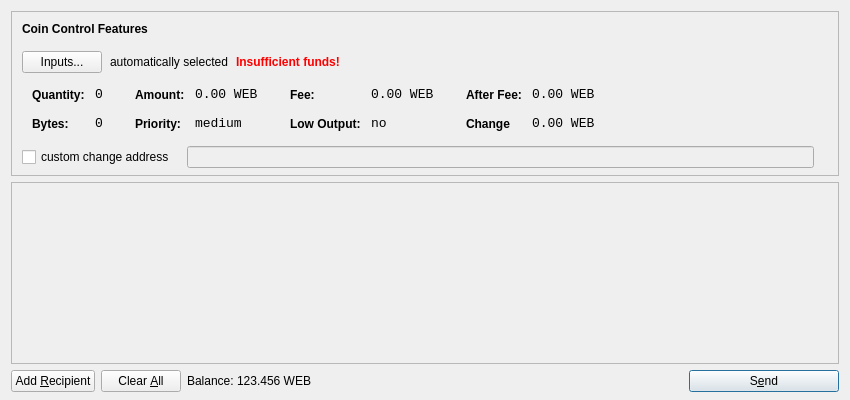
<?xml version="1.0" encoding="UTF-8"?>
<ui version="4.0">
 <class>SendCoinsDialog</class>
 <widget class="QDialog" name="SendCoinsDialog">
  <property name="geometry">
   <rect>
    <x>0</x>
    <y>0</y>
    <width>850</width>
    <height>400</height>
   </rect>
  </property>
  <property name="windowTitle">
   <string>Send Coins</string>
  </property>
  <layout class="QVBoxLayout" name="verticalLayout" stretch="0,1,0">
   <property name="bottomMargin">
    <number>8</number>
   </property>
   <item>
    <widget class="QFrame" name="frameCoinControl">
     <property name="sizePolicy">
      <sizepolicy hsizetype="Expanding" vsizetype="Expanding">
       <horstretch>0</horstretch>
       <verstretch>0</verstretch>
      </sizepolicy>
     </property>
     <property name="maximumSize">
      <size>
       <width>16777215</width>
       <height>16777215</height>
      </size>
     </property>
     <property name="frameShape">
      <enum>QFrame::StyledPanel</enum>
     </property>
     <property name="frameShadow">
      <enum>QFrame::Sunken</enum>
     </property>
     <layout class="QVBoxLayout" name="verticalLayoutCoinControl2">
      <property name="spacing">
       <number>-1</number>
      </property>
      <property name="leftMargin">
       <number>0</number>
      </property>
      <property name="topMargin">
       <number>0</number>
      </property>
      <property name="rightMargin">
       <number>0</number>
      </property>
      <property name="bottomMargin">
       <number>6</number>
      </property>
      <item>
       <layout class="QVBoxLayout" name="verticalLayoutCoinControl" stretch="0,0,0,0,1">
        <property name="spacing">
         <number>0</number>
        </property>
        <property name="leftMargin">
         <number>10</number>
        </property>
        <property name="topMargin">
         <number>10</number>
        </property>
        <item>
         <layout class="QHBoxLayout" name="horizontalLayoutCoinControl1">
          <property name="bottomMargin">
           <number>15</number>
          </property>
          <item>
           <widget class="QLabel" name="labelCoinControlFeatures">
            <property name="sizePolicy">
             <sizepolicy hsizetype="Preferred" vsizetype="Maximum">
              <horstretch>0</horstretch>
              <verstretch>0</verstretch>
             </sizepolicy>
            </property>
            <property name="font">
             <font>
              <weight>75</weight>
              <bold>true</bold>
             </font>
            </property>
            <property name="styleSheet">
             <string notr="true">font-weight:bold;</string>
            </property>
            <property name="text">
             <string>Coin Control Features</string>
            </property>
           </widget>
          </item>
         </layout>
        </item>
        <item>
         <layout class="QHBoxLayout" name="horizontalLayoutCoinControl2" stretch="0,0,0,0">
          <property name="spacing">
           <number>8</number>
          </property>
          <property name="bottomMargin">
           <number>10</number>
          </property>
          <item>
           <widget class="QPushButton" name="pushButtonCoinControl">
            <property name="styleSheet">
             <string notr="true"/>
            </property>
            <property name="text">
             <string>Inputs...</string>
            </property>
           </widget>
          </item>
          <item>
           <widget class="QLabel" name="labelCoinControlAutomaticallySelected">
            <property name="text">
             <string>automatically selected</string>
            </property>
            <property name="margin">
             <number>5</number>
            </property>
           </widget>
          </item>
          <item>
           <widget class="QLabel" name="labelCoinControlInsuffFunds">
            <property name="font">
             <font>
              <weight>75</weight>
              <bold>true</bold>
             </font>
            </property>
            <property name="styleSheet">
             <string notr="true">color:red;font-weight:bold;</string>
            </property>
            <property name="text">
             <string>Insufficient funds!</string>
            </property>
            <property name="margin">
             <number>5</number>
            </property>
           </widget>
          </item>
          <item>
           <spacer name="horizontalSpacerCoinControl">
            <property name="orientation">
             <enum>Qt::Horizontal</enum>
            </property>
            <property name="sizeHint" stdset="0">
             <size>
              <width>40</width>
              <height>1</height>
             </size>
            </property>
           </spacer>
          </item>
         </layout>
        </item>
        <item>
         <widget class="QWidget" name="widgetCoinControl" native="true">
          <property name="sizePolicy">
           <sizepolicy hsizetype="Preferred" vsizetype="Preferred">
            <horstretch>0</horstretch>
            <verstretch>0</verstretch>
           </sizepolicy>
          </property>
          <property name="minimumSize">
           <size>
            <width>0</width>
            <height>0</height>
           </size>
          </property>
          <property name="styleSheet">
           <string notr="true"/>
          </property>
          <layout class="QHBoxLayout" name="horizontalLayoutCoinControl5">
           <property name="margin">
            <number>0</number>
           </property>
           <item>
            <layout class="QHBoxLayout" name="horizontalLayoutCoinControl3" stretch="0,0,0,1">
             <property name="spacing">
              <number>20</number>
             </property>
             <property name="topMargin">
              <number>0</number>
             </property>
             <property name="bottomMargin">
              <number>10</number>
             </property>
             <item>
              <layout class="QFormLayout" name="formLayoutCoinControl1">
               <property name="horizontalSpacing">
                <number>10</number>
               </property>
               <property name="verticalSpacing">
                <number>14</number>
               </property>
               <property name="leftMargin">
                <number>10</number>
               </property>
               <property name="topMargin">
                <number>4</number>
               </property>
               <property name="rightMargin">
                <number>6</number>
               </property>
               <item row="0" column="0">
                <widget class="QLabel" name="labelCoinControlQuantityText">
                 <property name="styleSheet">
                  <string notr="true">font-weight:bold;</string>
                 </property>
                 <property name="text">
                  <string>Quantity:</string>
                 </property>
                 <property name="margin">
                  <number>0</number>
                 </property>
                </widget>
               </item>
               <item row="0" column="1">
                <widget class="QLabel" name="labelCoinControlQuantity">
                 <property name="font">
                  <font>
                   <family>Monospace</family>
                   <pointsize>10</pointsize>
                  </font>
                 </property>
                 <property name="cursor">
                  <cursorShape>IBeamCursor</cursorShape>
                 </property>
                 <property name="contextMenuPolicy">
                  <enum>Qt::ActionsContextMenu</enum>
                 </property>
                 <property name="text">
                  <string>0</string>
                 </property>
                 <property name="margin">
                  <number>0</number>
                 </property>
                 <property name="textInteractionFlags">
                  <set>Qt::LinksAccessibleByMouse|Qt::TextSelectableByKeyboard|Qt::TextSelectableByMouse</set>
                 </property>
                </widget>
               </item>
               <item row="1" column="0">
                <widget class="QLabel" name="labelCoinControlBytesText">
                 <property name="styleSheet">
                  <string notr="true">font-weight:bold;</string>
                 </property>
                 <property name="text">
                  <string>Bytes:</string>
                 </property>
                </widget>
               </item>
               <item row="1" column="1">
                <widget class="QLabel" name="labelCoinControlBytes">
                 <property name="font">
                  <font>
                   <family>Monospace</family>
                   <pointsize>10</pointsize>
                  </font>
                 </property>
                 <property name="cursor">
                  <cursorShape>IBeamCursor</cursorShape>
                 </property>
                 <property name="contextMenuPolicy">
                  <enum>Qt::ActionsContextMenu</enum>
                 </property>
                 <property name="text">
                  <string>0</string>
                 </property>
                 <property name="textInteractionFlags">
                  <set>Qt::LinksAccessibleByMouse|Qt::TextSelectableByKeyboard|Qt::TextSelectableByMouse</set>
                 </property>
                </widget>
               </item>
              </layout>
             </item>
             <item>
              <layout class="QFormLayout" name="formLayoutCoinControl2">
               <property name="horizontalSpacing">
                <number>10</number>
               </property>
               <property name="verticalSpacing">
                <number>14</number>
               </property>
               <property name="leftMargin">
                <number>6</number>
               </property>
               <property name="topMargin">
                <number>4</number>
               </property>
               <property name="rightMargin">
                <number>6</number>
               </property>
               <item row="0" column="0">
                <widget class="QLabel" name="labelCoinControlAmountText">
                 <property name="styleSheet">
                  <string notr="true">font-weight:bold;</string>
                 </property>
                 <property name="text">
                  <string>Amount:</string>
                 </property>
                 <property name="margin">
                  <number>0</number>
                 </property>
                </widget>
               </item>
               <item row="0" column="1">
                <widget class="QLabel" name="labelCoinControlAmount">
                 <property name="font">
                  <font>
                   <family>Monospace</family>
                   <pointsize>10</pointsize>
                  </font>
                 </property>
                 <property name="cursor">
                  <cursorShape>IBeamCursor</cursorShape>
                 </property>
                 <property name="contextMenuPolicy">
                  <enum>Qt::ActionsContextMenu</enum>
                 </property>
                 <property name="text">
                  <string>0.00 WEB</string>
                 </property>
                 <property name="textInteractionFlags">
                  <set>Qt::LinksAccessibleByMouse|Qt::TextSelectableByKeyboard|Qt::TextSelectableByMouse</set>
                 </property>
                </widget>
               </item>
               <item row="1" column="0">
                <widget class="QLabel" name="labelCoinControlPriorityText">
                 <property name="styleSheet">
                  <string notr="true">font-weight:bold;</string>
                 </property>
                 <property name="text">
                  <string>Priority:</string>
                 </property>
                </widget>
               </item>
               <item row="1" column="1">
                <widget class="QLabel" name="labelCoinControlPriority">
                 <property name="font">
                  <font>
                   <family>Monospace</family>
                   <pointsize>10</pointsize>
                  </font>
                 </property>
                 <property name="cursor">
                  <cursorShape>IBeamCursor</cursorShape>
                 </property>
                 <property name="contextMenuPolicy">
                  <enum>Qt::ActionsContextMenu</enum>
                 </property>
                 <property name="text">
                  <string>medium</string>
                 </property>
                 <property name="textInteractionFlags">
                  <set>Qt::LinksAccessibleByMouse|Qt::TextSelectableByKeyboard|Qt::TextSelectableByMouse</set>
                 </property>
                </widget>
               </item>
              </layout>
             </item>
             <item>
              <layout class="QFormLayout" name="formLayoutCoinControl3">
               <property name="horizontalSpacing">
                <number>10</number>
               </property>
               <property name="verticalSpacing">
                <number>14</number>
               </property>
               <property name="leftMargin">
                <number>6</number>
               </property>
               <property name="topMargin">
                <number>4</number>
               </property>
               <property name="rightMargin">
                <number>6</number>
               </property>
               <item row="0" column="0">
                <widget class="QLabel" name="labelCoinControlFeeText">
                 <property name="styleSheet">
                  <string notr="true">font-weight:bold;</string>
                 </property>
                 <property name="text">
                  <string>Fee:</string>
                 </property>
                 <property name="margin">
                  <number>0</number>
                 </property>
                </widget>
               </item>
               <item row="0" column="1">
                <widget class="QLabel" name="labelCoinControlFee">
                 <property name="font">
                  <font>
                   <family>Monospace</family>
                   <pointsize>10</pointsize>
                  </font>
                 </property>
                 <property name="cursor">
                  <cursorShape>IBeamCursor</cursorShape>
                 </property>
                 <property name="contextMenuPolicy">
                  <enum>Qt::ActionsContextMenu</enum>
                 </property>
                 <property name="text">
                  <string>0.00 WEB</string>
                 </property>
                 <property name="textInteractionFlags">
                  <set>Qt::LinksAccessibleByMouse|Qt::TextSelectableByKeyboard|Qt::TextSelectableByMouse</set>
                 </property>
                </widget>
               </item>
               <item row="1" column="0">
                <widget class="QLabel" name="labelCoinControlLowOutputText">
                 <property name="styleSheet">
                  <string notr="true">font-weight:bold;</string>
                 </property>
                 <property name="text">
                  <string>Low Output:</string>
                 </property>
                </widget>
               </item>
               <item row="1" column="1">
                <widget class="QLabel" name="labelCoinControlLowOutput">
                 <property name="font">
                  <font>
                   <family>Monospace</family>
                   <pointsize>10</pointsize>
                  </font>
                 </property>
                 <property name="cursor">
                  <cursorShape>IBeamCursor</cursorShape>
                 </property>
                 <property name="contextMenuPolicy">
                  <enum>Qt::ActionsContextMenu</enum>
                 </property>
                 <property name="text">
                  <string>no</string>
                 </property>
                 <property name="textInteractionFlags">
                  <set>Qt::LinksAccessibleByMouse|Qt::TextSelectableByKeyboard|Qt::TextSelectableByMouse</set>
                 </property>
                </widget>
               </item>
              </layout>
             </item>
             <item>
              <layout class="QFormLayout" name="formLayoutCoinControl4">
               <property name="horizontalSpacing">
                <number>10</number>
               </property>
               <property name="verticalSpacing">
                <number>14</number>
               </property>
               <property name="leftMargin">
                <number>6</number>
               </property>
               <property name="topMargin">
                <number>4</number>
               </property>
               <property name="rightMargin">
                <number>6</number>
               </property>
               <item row="0" column="0">
                <widget class="QLabel" name="labelCoinControlAfterFeeText">
                 <property name="styleSheet">
                  <string notr="true">font-weight:bold;</string>
                 </property>
                 <property name="text">
                  <string>After Fee:</string>
                 </property>
                 <property name="margin">
                  <number>0</number>
                 </property>
                </widget>
               </item>
               <item row="0" column="1">
                <widget class="QLabel" name="labelCoinControlAfterFee">
                 <property name="font">
                  <font>
                   <family>Monospace</family>
                   <pointsize>10</pointsize>
                  </font>
                 </property>
                 <property name="cursor">
                  <cursorShape>IBeamCursor</cursorShape>
                 </property>
                 <property name="contextMenuPolicy">
                  <enum>Qt::ActionsContextMenu</enum>
                 </property>
                 <property name="text">
                  <string>0.00 WEB</string>
                 </property>
                 <property name="textInteractionFlags">
                  <set>Qt::LinksAccessibleByMouse|Qt::TextSelectableByKeyboard|Qt::TextSelectableByMouse</set>
                 </property>
                </widget>
               </item>
               <item row="1" column="0">
                <widget class="QLabel" name="labelCoinControlChangeText">
                 <property name="styleSheet">
                  <string notr="true">font-weight:bold;</string>
                 </property>
                 <property name="text">
                  <string>Change</string>
                 </property>
                </widget>
               </item>
               <item row="1" column="1">
                <widget class="QLabel" name="labelCoinControlChange">
                 <property name="font">
                  <font>
                   <family>Monospace</family>
                   <pointsize>10</pointsize>
                  </font>
                 </property>
                 <property name="cursor">
                  <cursorShape>IBeamCursor</cursorShape>
                 </property>
                 <property name="contextMenuPolicy">
                  <enum>Qt::ActionsContextMenu</enum>
                 </property>
                 <property name="text">
                  <string>0.00 WEB</string>
                 </property>
                 <property name="textInteractionFlags">
                  <set>Qt::LinksAccessibleByMouse|Qt::TextSelectableByKeyboard|Qt::TextSelectableByMouse</set>
                 </property>
                </widget>
               </item>
              </layout>
             </item>
            </layout>
           </item>
          </layout>
         </widget>
        </item>
        <item>
         <layout class="QHBoxLayout" name="horizontalLayoutCoinControl4" stretch="0,0,0">
          <property name="spacing">
           <number>12</number>
          </property>
          <property name="sizeConstraint">
           <enum>QLayout::SetDefaultConstraint</enum>
          </property>
          <property name="topMargin">
           <number>5</number>
          </property>
          <property name="rightMargin">
           <number>5</number>
          </property>
          <item>
           <widget class="QCheckBox" name="checkBoxCoinControlChange">
            <property name="text">
             <string>custom change address</string>
            </property>
           </widget>
          </item>
          <item>
           <widget class="QLineEdit" name="lineEditCoinControlChange">
            <property name="enabled">
             <bool>false</bool>
            </property>
            <property name="sizePolicy">
             <sizepolicy hsizetype="Expanding" vsizetype="Fixed">
              <horstretch>0</horstretch>
              <verstretch>0</verstretch>
             </sizepolicy>
            </property>
           </widget>
          </item>
          <item>
           <widget class="QLabel" name="labelCoinControlChangeLabel">
            <property name="sizePolicy">
             <sizepolicy hsizetype="Preferred" vsizetype="Expanding">
              <horstretch>0</horstretch>
              <verstretch>0</verstretch>
             </sizepolicy>
            </property>
            <property name="minimumSize">
             <size>
              <width>0</width>
              <height>0</height>
             </size>
            </property>
            <property name="text">
             <string/>
            </property>
            <property name="margin">
             <number>3</number>
            </property>
           </widget>
          </item>
         </layout>
        </item>
        <item>
         <spacer name="verticalSpacerCoinControl">
          <property name="orientation">
           <enum>Qt::Vertical</enum>
          </property>
          <property name="sizeHint" stdset="0">
           <size>
            <width>800</width>
            <height>1</height>
           </size>
          </property>
         </spacer>
        </item>
       </layout>
      </item>
     </layout>
    </widget>
   </item>
   <item>
    <widget class="QScrollArea" name="scrollArea">
     <property name="widgetResizable">
      <bool>true</bool>
     </property>
     <widget class="QWidget" name="scrollAreaWidgetContents">
      <property name="geometry">
       <rect>
        <x>0</x>
        <y>0</y>
        <width>830</width>
        <height>165</height>
       </rect>
      </property>
      <layout class="QVBoxLayout" name="verticalLayout_2">
       <property name="margin">
        <number>0</number>
       </property>
       <item>
        <layout class="QVBoxLayout" name="entries">
         <property name="spacing">
          <number>6</number>
         </property>
        </layout>
       </item>
       <item>
        <spacer name="verticalSpacer">
         <property name="orientation">
          <enum>Qt::Vertical</enum>
         </property>
         <property name="sizeHint" stdset="0">
          <size>
           <width>20</width>
           <height>40</height>
          </size>
         </property>
        </spacer>
       </item>
      </layout>
     </widget>
    </widget>
   </item>
   <item>
    <layout class="QHBoxLayout" name="horizontalLayout">
     <item>
      <widget class="QPushButton" name="addButton">
       <property name="toolTip">
        <string>Send to multiple recipients at once</string>
       </property>
       <property name="text">
        <string>Add &amp;Recipient</string>
       </property>
       <property name="icon">
        <iconset resource="../bitcoin.qrc">
         <normaloff>:/icons/add</normaloff>:/icons/add</iconset>
       </property>
       <property name="autoDefault">
        <bool>false</bool>
       </property>
      </widget>
     </item>
     <item>
      <widget class="QPushButton" name="clearButton">
       <property name="sizePolicy">
        <sizepolicy hsizetype="Minimum" vsizetype="Fixed">
         <horstretch>0</horstretch>
         <verstretch>0</verstretch>
        </sizepolicy>
       </property>
       <property name="toolTip">
        <string>Remove all transaction fields</string>
       </property>
       <property name="text">
        <string>Clear &amp;All</string>
       </property>
       <property name="icon">
        <iconset resource="../bitcoin.qrc">
         <normaloff>:/icons/remove</normaloff>:/icons/remove</iconset>
       </property>
       <property name="autoRepeatDelay">
        <number>300</number>
       </property>
       <property name="autoDefault">
        <bool>false</bool>
       </property>
      </widget>
     </item>
     <item>
      <layout class="QHBoxLayout" name="horizontalLayout_2">
       <property name="spacing">
        <number>3</number>
       </property>
       <item>
        <widget class="QLabel" name="label">
         <property name="sizePolicy">
          <sizepolicy hsizetype="Preferred" vsizetype="Fixed">
           <horstretch>0</horstretch>
           <verstretch>0</verstretch>
          </sizepolicy>
         </property>
         <property name="text">
          <string>Balance:</string>
         </property>
        </widget>
       </item>
       <item>
        <widget class="QLabel" name="labelBalance">
         <property name="sizePolicy">
          <sizepolicy hsizetype="Preferred" vsizetype="Fixed">
           <horstretch>0</horstretch>
           <verstretch>0</verstretch>
          </sizepolicy>
         </property>
         <property name="cursor">
          <cursorShape>IBeamCursor</cursorShape>
         </property>
         <property name="text">
          <string>123.456 WEB</string>
         </property>
         <property name="textInteractionFlags">
          <set>Qt::LinksAccessibleByMouse|Qt::TextSelectableByKeyboard|Qt::TextSelectableByMouse</set>
         </property>
        </widget>
       </item>
      </layout>
     </item>
     <item>
      <spacer name="horizontalSpacer">
       <property name="orientation">
        <enum>Qt::Horizontal</enum>
       </property>
       <property name="sizeHint" stdset="0">
        <size>
         <width>40</width>
         <height>20</height>
        </size>
       </property>
      </spacer>
     </item>
     <item>
      <widget class="QPushButton" name="sendButton">
       <property name="minimumSize">
        <size>
         <width>150</width>
         <height>0</height>
        </size>
       </property>
       <property name="toolTip">
        <string>Confirm the send action</string>
       </property>
       <property name="text">
        <string>S&amp;end</string>
       </property>
       <property name="icon">
        <iconset resource="../bitcoin.qrc">
         <normaloff>:/icons/send</normaloff>:/icons/send</iconset>
       </property>
       <property name="default">
        <bool>true</bool>
       </property>
      </widget>
     </item>
    </layout>
   </item>
  </layout>
 </widget>
 <resources>
  <include location="../bitcoin.qrc"/>
 </resources>
 <connections/>
</ui>
